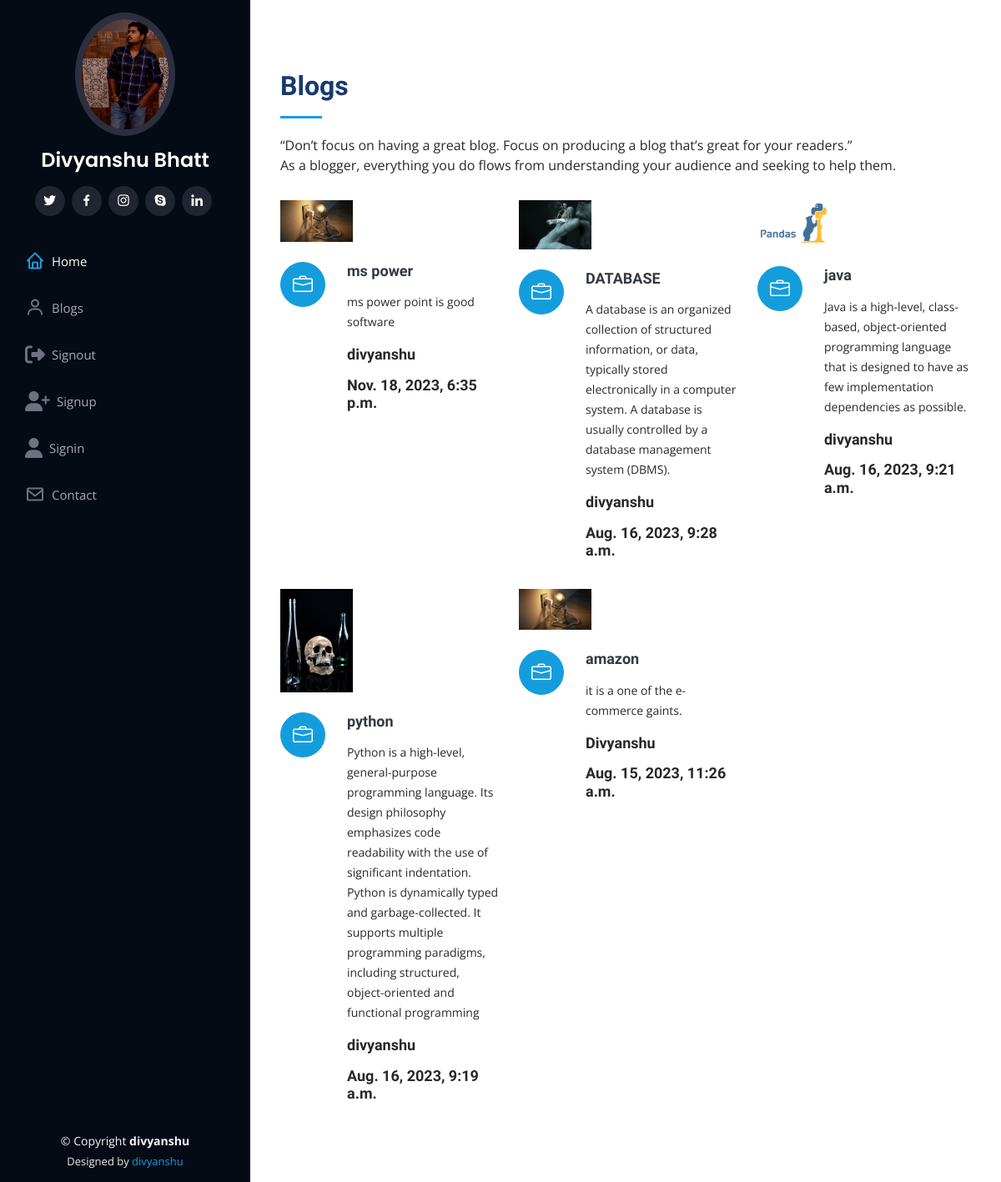
Screenshot of /blog/ with the database file from the repository.
### Bio/models.py (models this page shows, shortened)
class blog(models.Model):
    title=models.CharField(max_length=70)
    discription=models.TextField()
    author_name=models.CharField(max_length=80)
    image=models.ImageField(upload_to='blog',blank=True,null=True)
    timestamp=models.DateTimeField(auto_now_add=True,blank=True)

### Bio/views.py (the view)
# urls.py: path('blog/',views.blogs,name='blog'),
def blogs(request):
    posts=blog.objects.all()
    context={"posts":posts}
    return render(request,'blogs.html',context)

### templates/blogs.html (shortened to what this page needs)
{%extends 'base.html' %}
{%block css%}
<link rel="stylesheet" href="https://cdnjs.cloudflare.com/ajax/libs/font-awesome/6.4.2/css/all.min.css"
 />
{%endblock css%}
{%block sign%}
  <div class="row">
    <div class="col-md-3"></div>
    <div class="col-md-9">
    <section id="services" class="services">
        <div class="container">
          <div class="section-title">
            <h2>Blogs</h2>
            <p>“Don’t focus on having a great blog. Focus on producing a blog that’s great for your readers.”<br>
                As a blogger, everything you do flows from understanding your audience and seeking to help them.</p>
          </div>
          <div class="row">
            {%for post in posts reversed %}
            <div class="col-lg-4 col-md-6 icon-box" data-aos="fade-up">
              <div class="col-lg-4" data-aos="fade-right">
                <img src="{{post.image.url}}" class="img-fluid" alt="">
              </div>
              <br>
              <div class="icon"><i class="bi bi-briefcase"></i></div>
              <h4 class="title"><a href="">{{post.title}}</a></h4>
              <p class="description">{{post.discription}}</p>
              <h6 class="title">{{post.author_name}}</h6>
              <h6 class="title">{{post.timestamp}}</h6>
            </div>
            {% endfor %}
    </div>
      </section>
  </div>
{%endblock sign%}

### static/assets/css/style.css (style rules this page uses)
body { font-family: "Open Sans", sans-serif; color: #272829; }
a { color: #149ddd; text-decoration: none; }
h1, h2, h3, h4, h5, h6 { font-family: "Raleway", sans-serif; }
.container, .container-fluid { padding-left: 30px; padding-right: 30px; }
section { padding: 60px 0; overflow: hidden; }
.section-title { padding-bottom: 30px; }
.section-title h2 { font-size: 32px; font-weight: bold; margin-bottom: 20px; padding-bottom: 20px; position: relative; color: #173b6c; }
.section-title h2::after { content: ""; position: absolute; display: block; width: 50px; height: 3px; background: #149ddd; bottom: 0; left: 0; }
.section-title p { margin-bottom: 0; }
.services .icon-box { margin-bottom: 20px; }
.services .icon { float: left; display: flex; align-items: center; justify-content: center; width: 54px; height: 54px; background: #149ddd; border-radius: 50%; transition: 0.5s; border: 1px solid #149ddd; }
.services .icon i { color: #fff; font-size: 24px; line-height: 0; }
.services .title { margin-left: 80px; font-weight: 700; margin-bottom: 15px; font-size: 18px; }
.services .title a { color: #343a40; }
.services .description { margin-left: 80px; line-height: 24px; font-size: 14px; }

### rows the page displays
blog: image (picture), title "ms power", discription "ms power point is good software", author_name "divyanshu", timestamp "Nov. 18, 2023, 6:35 p.m."
blog: image (picture), title "DATABASE", discription "A database is an organized collection of structured information, or data, typically stored electronically in a computer system. A database is usually controlled by a database management system (DBMS).", author_name "divyanshu", timestamp "Aug. 16, 2023, 9:28 a.m."
blog: image (picture), title "java", discription "Java is a high-level, class-based, object-oriented programming language that is designed to have as few implementation dependencies as possible.", author_name "divyanshu", timestamp "Aug. 16, 2023, 9:21 a.m."
blog: image (picture), title "python", discription "Python is a high-level, general-purpose programming language. Its design philosophy emphasizes code readability with the use of significant indentation. Python is dynamically typed and garbage-collected. It supports multiple programming paradigms, including structured, object-oriented and functional programming", author_name "divyanshu", timestamp "Aug. 16, 2023, 9:19 a.m."
blog: image (picture), title "amazon", discription "it is a one of the e-commerce gaints.", author_name "Divyanshu", timestamp "Aug. 15, 2023, 11:26 a.m."
